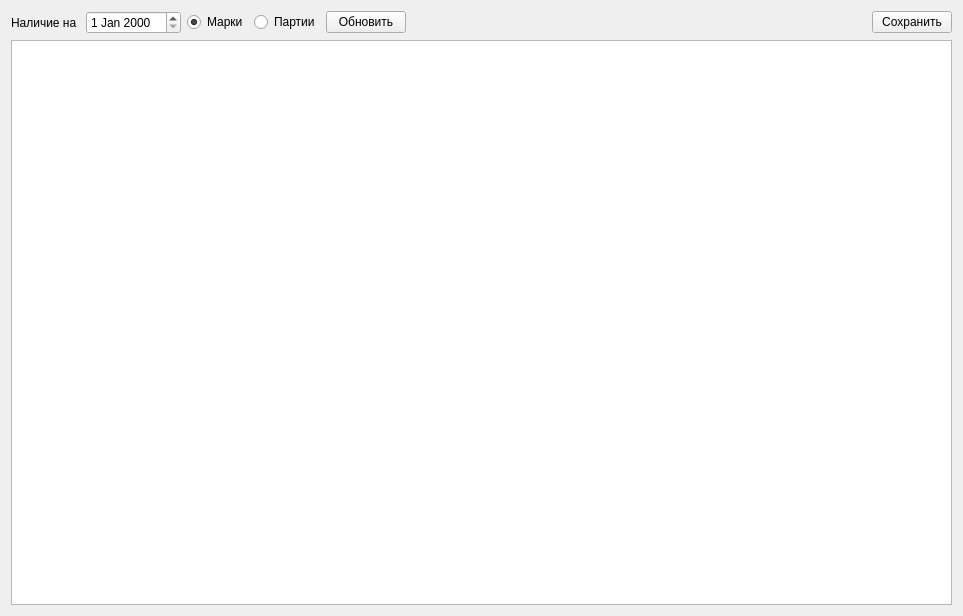
<?xml version="1.0" encoding="UTF-8"?>
<ui version="4.0">
 <class>FormPresence</class>
 <widget class="QWidget" name="FormPresence">
  <property name="geometry">
   <rect>
    <x>0</x>
    <y>0</y>
    <width>963</width>
    <height>616</height>
   </rect>
  </property>
  <property name="windowTitle">
   <string>Наличие в цехе</string>
  </property>
  <layout class="QVBoxLayout" name="verticalLayout">
   <item>
    <layout class="QHBoxLayout" name="horizontalLayout">
     <item>
      <widget class="QLabel" name="label">
       <property name="text">
        <string>Наличие на </string>
       </property>
      </widget>
     </item>
     <item>
      <widget class="DateEdit" name="dateEdit"/>
     </item>
     <item>
      <widget class="QRadioButton" name="radioButtonMar">
       <property name="text">
        <string>Марки</string>
       </property>
       <property name="checked">
        <bool>true</bool>
       </property>
      </widget>
     </item>
     <item>
      <widget class="QRadioButton" name="radioButtonPart">
       <property name="text">
        <string>Партии</string>
       </property>
      </widget>
     </item>
     <item>
      <widget class="QPushButton" name="cmdRefresh">
       <property name="text">
        <string>Обновить</string>
       </property>
       <property name="icon">
        <iconset theme="view-refresh">
         <normaloff>.</normaloff>.</iconset>
       </property>
      </widget>
     </item>
     <item>
      <spacer name="horizontalSpacer">
       <property name="orientation">
        <enum>Qt::Horizontal</enum>
       </property>
       <property name="sizeHint" stdset="0">
        <size>
         <width>40</width>
         <height>20</height>
        </size>
       </property>
      </spacer>
     </item>
     <item>
      <widget class="QPushButton" name="cmdSave">
       <property name="text">
        <string>Сохранить</string>
       </property>
       <property name="icon">
        <iconset theme="document-save">
         <normaloff>.</normaloff>.</iconset>
       </property>
      </widget>
     </item>
    </layout>
   </item>
   <item>
    <widget class="TableView" name="tableView"/>
   </item>
  </layout>
 </widget>
 <customwidgets>
  <customwidget>
   <class>DateEdit</class>
   <extends>QDateEdit</extends>
   <header>db/dbviewer.h</header>
  </customwidget>
  <customwidget>
   <class>TableView</class>
   <extends>QTableView</extends>
   <header>olap/tableview.h</header>
  </customwidget>
 </customwidgets>
 <resources/>
 <connections/>
</ui>
